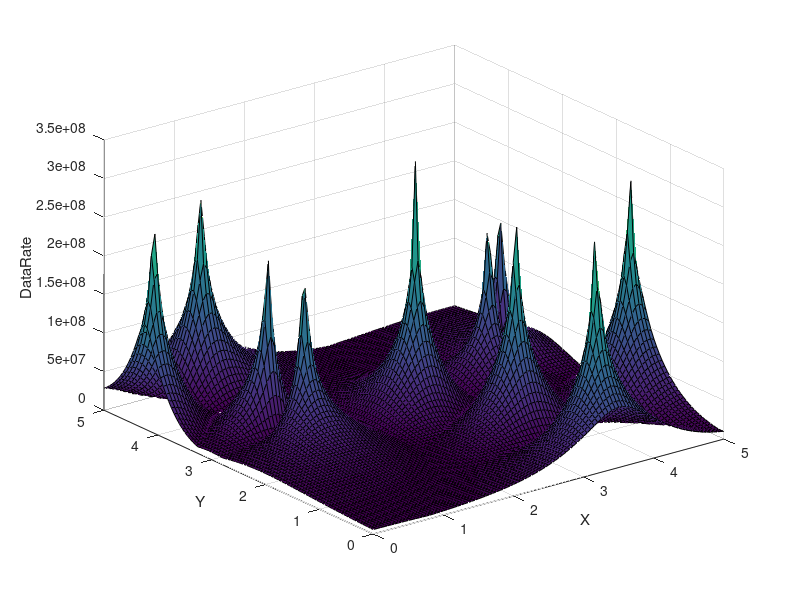

Here is the MATLAB script that generated this plot:
[x, y] = meshgrid(0:0.05:5);
txs.x = rand(1, 10)*5;
txs.y = rand(1, 10)*5;
tx_h = 50;
rx_h = 1;
fq = 28000;
N = 0.001;
bw = 40e6;

%%PathLoss
d=zeros(101);
for i = 1:10
    d(:, :, i)= sqrt((x-txs.x(i)).^2 + (y-txs.y(i)).^2);
end
%%PL_cost = 46.3 + 33.9 * log10(fq) - 13.82*log10(tx_h) - 3.2 * (log10(11.75 * rx_h))^2 - 4.97 + (44.9 - 6.55 * log10(tx_h)) * log10(d) + 3;
PL_sui = 20*log10(4*pi*100*fq)-147.55+10*(3.6-0.005*tx_h+20/tx_h)*log10(d/100)+6*log10(fq/2000)-20*log10(rx_h/2);

PL_max=zeros(101);
for c = 1:1:101
    for r = 1:1:101
        PL_max(c, r) = 10000;
        for i = 1:10
            if PL_max(c, r) > PL_sui(c, r, i)
                PL_max(c, r) = PL_sui(c, r, i);
            end
        end
    end
end

PL_else=zeros(101, 101, 9);
for c = 1:1:101
    for r = 1:1:101
        j=1;
        for i = 1:10
            if PL_sui(c, r, i) ~= PL_max(c, r)
                PL_else(c, r, j) = PL_sui(c, r, i);
                j=j+1;
            end
        end
    end
end

signal_max = 46.021 - PL_max;
signal_else = 46.021 - PL_else;

%%SINR
SINR_w = zeros(101);
for c = 1:1:101
    for r = 1:1:101
        itf = 0;
        for i=1:9
            itf = itf + 10^(signal_else(c, r, i)/10);
        end
        SINR_w(c, r) = 10^(signal_max(c, r)/10)/itf + N;
    end
end
SINR = 10*log10(SINR_w);

%%DataRate
DataRate = bw*log10(1+SINR_w);

%%3D
surf(x, y, DataRate)
xlabel('X')
ylabel('Y')
zlabel('DataRate')

%%등고선
% contour(x, y, DataRate, 10)

%%등고선 특정 위치
% contour(x, y, DataRate, [0 3 50], "ShowText", true, "LabelFormat", "%d dB")